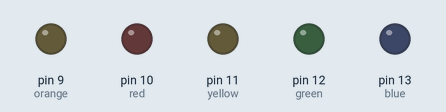
Simulated run of this sketch. Board: Arduino Uno, built with avr-gcc and run on an emulated ATmega328P. On the bench: output pins drawn as LEDs (lit = HIGH).

Above: at 0.1 s.
At 4.1 s:
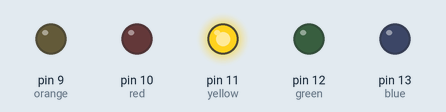
At 9.1 s:
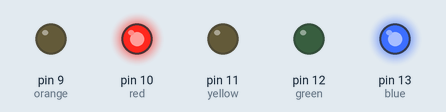
At 19.1 s:
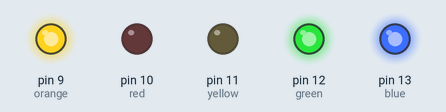
At 29.1 s:
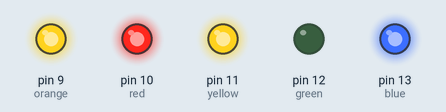
At 39.1 s:
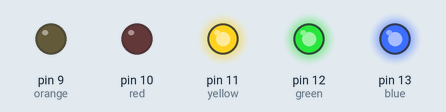
Timing chart, 0 to 40.0 s (numbered marks = the images above):
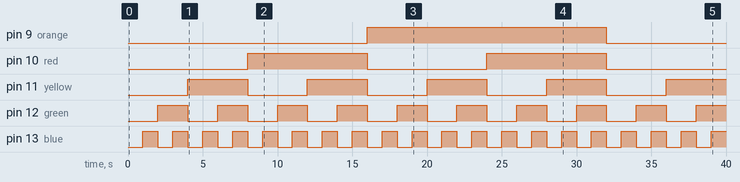

The sketch:

LED5_BInary_Numbers_Code.ino
```cpp
int yellow=11;
int H=HIGH;
int L=LOW;
int green=12;
int blue=13;
int red=10;
int orange=9;
float pi=3.14;
int da=500;
int Long=1000;

String myName="Godwin Kale";
void setup() {

  // put your setup code here, to run once:
  pinMode(yellow, OUTPUT);
  pinMode(green, OUTPUT);
  pinMode(blue, OUTPUT);
  pinMode(red, OUTPUT);
  pinMode(orange, OUTPUT);
}

void loop() {

  // 0
digitalWrite(blue, L);
digitalWrite(green, L);
digitalWrite(yellow, L);
digitalWrite(red, L);
digitalWrite(orange, L);


 delay(Long);

//1
digitalWrite(blue, H);
digitalWrite(green, L);
digitalWrite(yellow, L);
 digitalWrite(red, L);
digitalWrite(orange, L);
 delay(Long);

 //2
digitalWrite(blue, L);
digitalWrite(green, H);
digitalWrite(yellow, L);
digitalWrite(red, L);
digitalWrite(orange, L);
 delay(Long);

//3
 digitalWrite(blue, H);
digitalWrite(green, H);
digitalWrite(yellow, L);
digitalWrite(red, L);
digitalWrite(orange, L);
 delay(Long);

 //4
 digitalWrite(blue, L);
digitalWrite(green, L);
digitalWrite(yellow, H);
digitalWrite(red, L);
digitalWrite(orange, L);
 delay(Long);


//5
 digitalWrite(blue, H);
digitalWrite(green, L);
digitalWrite(yellow, H);
digitalWrite(red, L);
digitalWrite(orange, L);
 delay(Long);

 //6
 digitalWrite(blue, L);
digitalWrite(green, H);
digitalWrite(yellow, H);
 digitalWrite(red, L);
digitalWrite(orange, L);
 delay(Long);

 //7
 digitalWrite(blue, H);
digitalWrite(green, H);
digitalWrite(yellow, H);
 digitalWrite(red, L);
 digitalWrite(orange, L);

 delay(Long);

//8
 digitalWrite(blue, L);
digitalWrite(green, L);
digitalWrite(yellow, L);
 digitalWrite(red, H);
digitalWrite(orange, L);
 delay(Long);

 //9
 digitalWrite(blue, H);
digitalWrite(green, L);
digitalWrite(yellow, L);
 digitalWrite(red, H);
digitalWrite(orange, L);
 delay(Long);

 //10
 digitalWrite(blue, L);
digitalWrite(green, H);
digitalWrite(yellow, L);
 digitalWrite(red, H);
digitalWrite(orange, L);
 delay(Long);

 //11
 digitalWrite(blue, H);
digitalWrite(green, H);
digitalWrite(yellow, L);
 digitalWrite(red, H);
digitalWrite(orange, L);
 delay(Long);

 //12
 digitalWrite(blue, L);
digitalWrite(green, L);
digitalWrite(yellow, H);
 digitalWrite(red, H);
digitalWrite(orange, L);
 delay(Long);

 //13
 digitalWrite(blue, H);
 digitalWrite(green, L);
digitalWrite(yellow, H);
digitalWrite(red, H);
digitalWrite(orange, L);
delay(Long);

//14
digitalWrite(blue, L);
digitalWrite(green, H);
digitalWrite(yellow, H);
digitalWrite(red, H);
digitalWrite(orange, L);
delay(Long);

//15
digitalWrite(blue, H);
digitalWrite(green, H);
digitalWrite(yellow, H);
digitalWrite(red, H);
digitalWrite(orange, L);
delay(Long);

//16
digitalWrite(blue, L);
digitalWrite(green, L);
digitalWrite(yellow, L);
digitalWrite(red, L);
digitalWrite(orange, H);
delay(Long);

//17
digitalWrite(blue, H);
digitalWrite(green, L);
digitalWrite(yellow, L);
digitalWrite(red, L);
digitalWrite(orange, H);
delay(Long);
//18
digitalWrite(blue, L);
digitalWrite(green, H);
digitalWrite(yellow, L);
digitalWrite(red, L);
digitalWrite(orange, H);
delay(Long);
//19
digitalWrite(blue, H);
digitalWrite(green, H);
digitalWrite(yellow, L);
digitalWrite(red, L);
digitalWrite(orange, H);
delay(Long);
//20
digitalWrite(blue, L);
digitalWrite(green, L);
digitalWrite(yellow, H);
digitalWrite(red, L);
digitalWrite(orange, H);
delay(Long);
//21
digitalWrite(blue, H);
digitalWrite(green, L);
digitalWrite(yellow, H);
digitalWrite(red, L);
digitalWrite(orange, H);
delay(Long);
//22
digitalWrite(blue, L);
digitalWrite(green, H);
digitalWrite(yellow, H);
digitalWrite(red, L);
digitalWrite(orange, H);
delay(Long);
//23
digitalWrite(blue, H);
digitalWrite(green, H);
digitalWrite(yellow, H);
digitalWrite(red, L);
digitalWrite(orange, H);
delay(Long);
//24
digitalWrite(blue, L);
digitalWrite(green, L);
digitalWrite(yellow, L);
digitalWrite(red, H);
digitalWrite(orange, H);
delay(Long);
//25
digitalWrite(blue, H);
digitalWrite(green, L);
digitalWrite(yellow, L);
digitalWrite(red, H);
digitalWrite(orange, H);
delay(Long);

//26
digitalWrite(blue, L);
digitalWrite(green, H);
digitalWrite(yellow,L);
digitalWrite(red, H);
digitalWrite(orange, H);
delay(Long);

//27
digitalWrite(blue, H);
digitalWrite(green, H);
digitalWrite(yellow, L);
digitalWrite(red, H);
digitalWrite(orange, H);
delay(Long);

//28
digitalWrite(blue, L);
digitalWrite(green, L);
digitalWrite(yellow, H);
digitalWrite(red, H);
digitalWrite(orange, H);
delay(Long);

//29
digitalWrite(blue, H);
digitalWrite(green, L);
digitalWrite(yellow, H);
digitalWrite(red, H);
digitalWrite(orange, H);
delay(Long);

//30
digitalWrite(blue, L);
digitalWrite(green, H);
digitalWrite(yellow, H);
digitalWrite(red, H);
digitalWrite(orange, H);
delay(Long);

//31
digitalWrite(blue, H);
digitalWrite(green, H);
digitalWrite(yellow, H);
digitalWrite(red, H);
digitalWrite(orange, H);
delay(Long);

}
```

Measured:
- by itself, pin 9 (orange): LOW → HIGH at 16.0 s, → LOW 16.0 s later
- by itself, pin 10 (red): alternates HIGH for 8.0 s and LOW for 8.0 s
- by itself, pin 11 (yellow): alternates HIGH for 4.0 s and LOW for 4.0 s
- by itself, pin 12 (green): alternates HIGH for 2.0 s and LOW for 2.0 s
- by itself, pin 13 (blue): alternates HIGH for 1.0 s and LOW for 1.0 s
